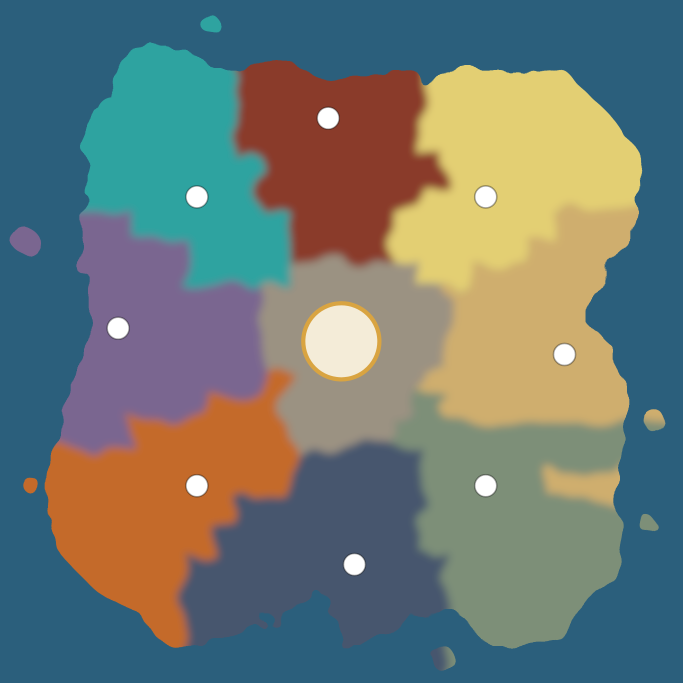
#> input picture docs/art/board-guide.png, 2048 x 2048 px (shown at 1/3 size)
$ python realm-map.py
#> lines starting #> are read from the running program, lines starting #| are printed output that depends on the picture; after the words box and inside, x2 and y2 are one past the last pixel; in counts of white or black regions, pixels touching at a corner belong together
#> in main, img is the input picture: shape (2048, 2048, 3); mean R, G, B 109.8, 121.1, 115.4
#!/usr/bin/env python3
"""
The world map for the quest's menu, traced from the board game's map so the two always match.

Reads docs/art/board-guide.png (the board's countries as flat colours, the capitals as white dots
and the Throne disc), classifies every pixel by the nearest country colour, shrinks the picture to
a SIZE x SIZE grid (each cell takes the most common class in its block), tidies stray cells, finds
each capital dot and each country's label point, and writes quest/src/data/realmMap.ts.

Run again whenever the board's borders change:  python3 quest/tools/realm-map.py
"""

import sys
from pathlib import Path

import numpy as np
from PIL import Image

ROOT = Path(__file__).resolve().parents[2]
SRC = ROOT / 'docs/art/board-guide.png'
OUT = ROOT / 'quest/src/data/realmMap.ts'
SIZE = 128

# Class id -> (key char, realm place id, board colour). Order matters: index 0 is the sea.
CLASSES = [
    ('.', 'sea', (43, 95, 124)),
    ('x', 'xaragua', (46, 163, 160)),
    ('a', 'ardencia', (138, 59, 42)),
    ('z', 'zetwal', (227, 207, 115)),
    ('d', 'al_doria', (207, 174, 110)),
    ('s', 'skarragol', (125, 143, 120)),
    ('k', 'kuroshi', (71, 86, 110)),
    ('j', 'jwaladesh', (196, 106, 42)),
    ('m', 'aldermoor', (122, 102, 144)),
    ('t', 'seat', (156, 143, 127)),
]
# Extra colours that belong to a class: the Throne disc and its gold ring are the Seat.
EXTRA = [(244, 236, 216, 9), (217, 164, 65, 9)]
# Label points are the middle of each mainland, nudged where two names would collide in the menu's
# small font (cells; the name is drawn just above its point, which stays inside the country).
NUDGE = {'ardencia': (-3, -10), 'zetwal': (6, -5), 'kuroshi': (0, 12)}
WHITE = -1  # a capital dot: filled from its neighbours
UNSURE = -2  # a blended pixel on a border: filled from its neighbours
SPECK = 12  # smaller inland pieces of a country are blends, not territory
PURE = 28  # how far (RGB distance) a pixel may be from its colour and still count


def classify(img: np.ndarray) -> np.ndarray:
    cols = [c[2] for c in CLASSES] + [e[:3] for e in EXTRA]
    ids = list(range(len(CLASSES))) + [e[3] for e in EXTRA]
    pal = np.array(cols, dtype=np.float32)
    flat = img.reshape(-1, 3).astype(np.float32)
    d = ((flat[:, None, :] - pal[None, :, :]) ** 2).sum(-1)
    out = np.array(ids)[d.argmin(1)].reshape(img.shape[:2])
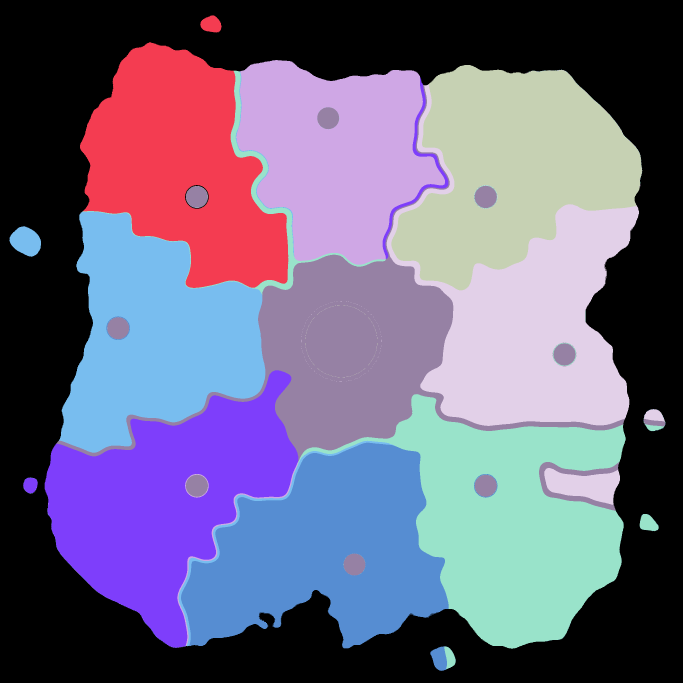
#> out: shape (2048, 2048) int64 (shown at 1/3 size); 10 distinct labels, from 0 to 9; one colour per label, 0 black
    # Blurred borders blend two colours into something near a third (red + yellow reads as tan):
    # only clear pixels count; the rest are filled from their neighbours.
    out[d.min(1).reshape(img.shape[:2]) > PURE ** 2] = UNSURE
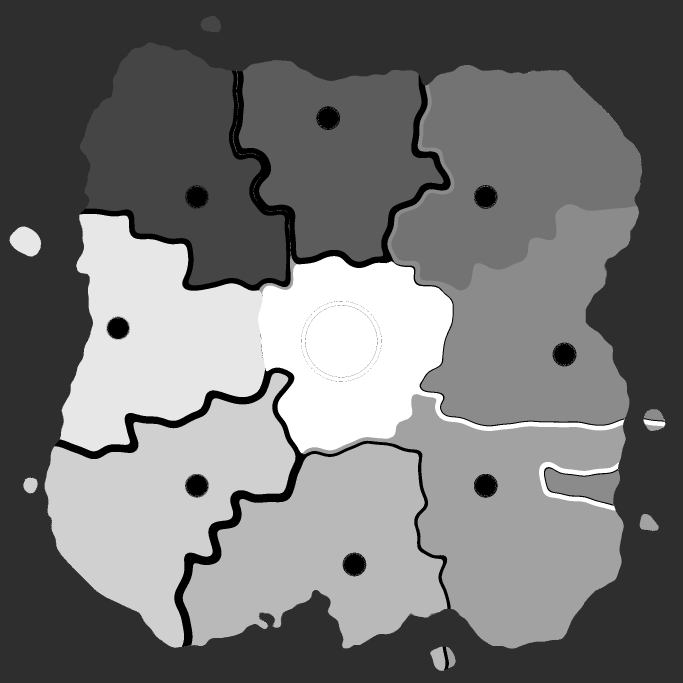
#> out: shape (2048, 2048) int64 (shown at 1/3 size); min -2, max 9, mean 3; drawn with min black and max white
    white = (img >= 250).all(-1)
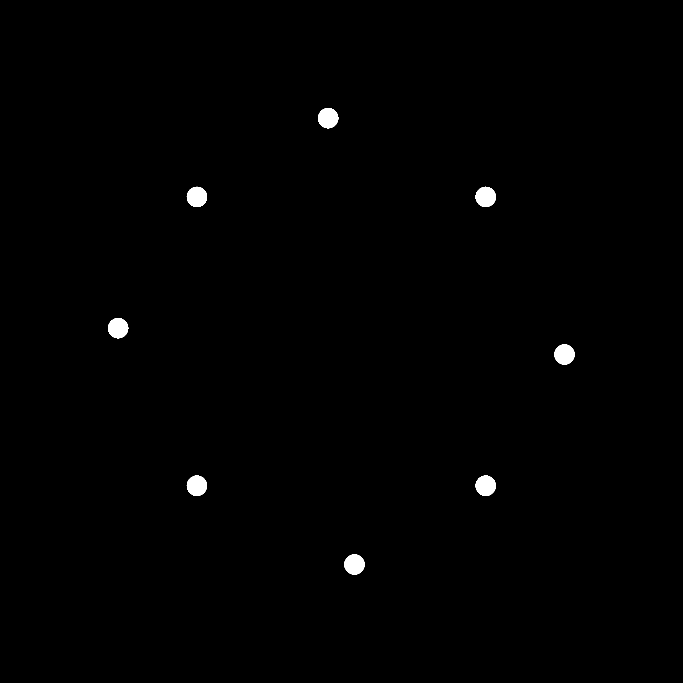
#> white: shape (2048, 2048) bool (shown at 1/3 size); 0.55% white; 8 white regions, largest, box (x1, y1, x2, y2) and area: (560, 560, 621, 621) 2877, (560, 1427, 621, 1488) 2877, (1427, 560, 1487, 621) 2876
    out[white] = WHITE
    return out


def block_mode(cls: np.ndarray, n: int) -> np.ndarray:
#> called with n = 128
    h, w = cls.shape
#> h = 2048; w = 2048
    grid = np.full((n, n), WHITE, dtype=np.int32)
    for gy in range(n):
        for gx in range(n):
            block = cls[gy * h // n:(gy + 1) * h // n, gx * w // n:(gx + 1) * w // n].ravel()
            block = block[block >= 0]
            if block.size:
                grid[gy, gx] = np.bincount(block, minlength=len(CLASSES)).argmax()
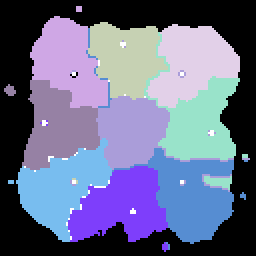
#> grid: shape (128, 128) int32 (shown 2 times larger); 11 distinct labels, from -1 to 9; one colour per label, 0 black, -1 white
    return grid


def neighbour_mode(grid: np.ndarray, y: int, x: int, skip=(WHITE,)) -> int:
    vals = []
    for dy in (-1, 0, 1):
        for dx in (-1, 0, 1):
            yy, xx = y + dy, x + dx
            if (dy or dx) and 0 <= yy < grid.shape[0] and 0 <= xx < grid.shape[1] and grid[yy, xx] not in skip:
                vals.append(grid[yy, xx])
    return int(np.bincount(vals).argmax()) if vals else 0


def tidy(grid: np.ndarray) -> np.ndarray:
    g = grid.copy()
    # Fill capital dots from their neighbours, then clear blends: specks, thin strips along borders
    # and lone cells (blurred borders mix two colours into something near a third).
    for _ in range(6):
        for y, x in zip(*np.where(g == WHITE)):
            g[y, x] = neighbour_mode(g, y, x)
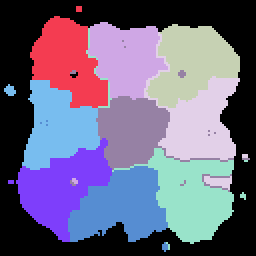
#> g: shape (128, 128) int32 (shown 2 times larger); 10 distinct labels, from 0 to 9; one colour per label, 0 black
    # Specks: a piece of a country smaller than SPECK cells with no sea around it is a border blend.
    for i in range(1, len(CLASSES)):
        for comp in components(g == i):
            if len(comp) >= SPECK:
                continue
            coast = any(
                0 <= y + dy < g.shape[0] and 0 <= x + dx < g.shape[1] and g[y + dy, x + dx] == 0
                for y, x in comp
                for dy, dx in ((1, 0), (-1, 0), (0, 1), (0, -1))
            )
            if not coast:
                for y, x in comp:
                    g[y, x] = neighbour_mode(g, y, x, skip=(WHITE, i))
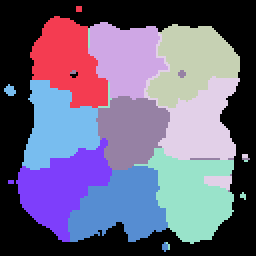
#> g: shape (128, 128) int32 (shown 2 times larger); 10 distinct labels, from 0 to 9; one colour per label, 0 black
    # Thin strips: a land cell whose own country holds under a third of the 5 x 5 cells around it is
    # a blend along a border; it joins the biggest neighbouring country.
    for _ in range(2):
        h, w = g.shape
        nxt = g.copy()
        for y in range(h):
            for x in range(w):
                if g[y, x] <= 0:
                    continue
                win = g[max(0, y - 2):y + 3, max(0, x - 2):x + 3].ravel()
                counts = np.bincount(win[win >= 0], minlength=len(CLASSES))
                if counts[g[y, x]] * 3 < win.size:
                    land = counts.copy()
                    land[0] = 0
                    land[g[y, x]] = 0
                    if land.max() > counts[g[y, x]]:
                        nxt[y, x] = int(land.argmax())
        g = nxt
    out = g.copy()
    for y in range(g.shape[0]):
        for x in range(g.shape[1]):
            if g[y, x] == 0:
                continue
            same = sum(
                1
                for dy in (-1, 0, 1)
                for dx in (-1, 0, 1)
                if (dy or dx) and 0 <= y + dy < g.shape[0] and 0 <= x + dx < g.shape[1] and g[y + dy, x + dx] == g[y, x]
            )
            if same <= 1:
                out[y, x] = neighbour_mode(g, y, x)
    return out


def components(mask: np.ndarray) -> list[list[tuple[int, int]]]:
    seen = np.zeros_like(mask, dtype=bool)
    comps = []
    for y, x in zip(*np.where(mask)):
        if seen[y, x]:
            continue
        stack, comp = [(y, x)], []
        seen[y, x] = True
        while stack:
            cy, cx = stack.pop()
            comp.append((cy, cx))
            for ny, nx in ((cy + 1, cx), (cy - 1, cx), (cy, cx + 1), (cy, cx - 1)):
                if 0 <= ny < mask.shape[0] and 0 <= nx < mask.shape[1] and mask[ny, nx] and not seen[ny, nx]:
                    seen[ny, nx] = True
                    stack.append((ny, nx))
        comps.append(comp)
    return comps


def main() -> None:
    img = np.array(Image.open(SRC).convert('RGB'))
    cls = classify(img)
    grid = tidy(block_mode(cls, SIZE))
    k = SIZE / img.shape[0]
#> k = 0.0625

    # Capitals: the white dots on the board, each in the country around it.
    capitals: dict[str, tuple[int, int]] = {}
    for comp in components(cls == WHITE):
        if len(comp) < 400:
            continue
        py = sum(p[0] for p in comp) / len(comp)
        px = sum(p[1] for p in comp) / len(comp)
        cy, cx = py * k, px * k
        # The country around the dot: the commonest class on a ring just outside it (the dot has a
        # grey rim that would read as another country).
        ring = [
            cls[int(py + 60 * np.sin(a)), int(px + 60 * np.cos(a))]
            for a in np.linspace(0, 2 * np.pi, 48, endpoint=False)
        ]
        ring = [r for r in ring if r > 0]
        place = CLASSES[int(np.bincount(ring).argmax())][1] if ring else 'sea'
        if place in ('sea', 'seat'):
            sys.exit(f'capital dot at {cx:.0f},{cy:.0f} is not inside a country')
        capitals[place] = (round(cx), round(cy))
        # The dot itself (and its rim) is that country's ground.
        ci = next(i for i, c in enumerate(CLASSES) if c[1] == place)
        for yy in range(int(cy) - 3, int(cy) + 4):
            for xx in range(int(cx) - 3, int(cx) + 4):
                if (yy - cy) ** 2 + (xx - cx) ** 2 <= 9:
                    grid[yy, xx] = ci
#> this loop made 8 passes
#> (py, px, cy, cx, place, ci) on passes 1 to 8: (354, 984.1, 22.13, 61.51, 'ardencia', 2), (590.3, 590.3, 36.89, 36.9, 'xaragua', 1), (590.3, 1456.7, 36.89, 91.04, 'zetwal', 3), (984.1, 353.9, 61.51, 22.12, 'aldermoor', 8), (1062.9, 1693, 66.43, 105.8, 'al_doria', 4), (1456.7, 590.3, 91.04, 36.9, 'jwaladesh', 7), (1456.7, 1456.7, 91.04, 91.04, 'skarragol', 5), (1693, 1062.9, 105.8, 66.43, 'kuroshi', 6)
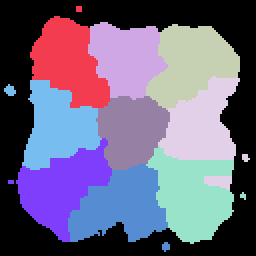
#> grid: shape (128, 128) int32 (shown 2 times larger); 10 distinct labels, from 0 to 9; one colour per label, 0 black
#> after the loop, capitals = {'ardencia': (62, 22), 'xaragua': (37, 37), 'zetwal': (91, 37), 'aldermoor': (22, 62), 'al_doria': (106, 66), 'jwaladesh': (37, 91), 'skarragol': (91, 91), 'kuroshi': (66, 106)}
    # The Seat's "capital" is the Throne disc's centre.
    seat = np.argwhere(grid == 9)
#> seat = 1005 pairs, first value 48 to 84, second value 48 to 84
    disc = np.argwhere(block_mode(cls, SIZE) == 9)
#> disc = 1082 pairs, first value 20 to 95, second value 35 to 124
    capitals['seat'] = (round(float(disc[:, 1].mean())), round(float(disc[:, 0].mean()))) if disc.size else (SIZE // 2, SIZE // 2)
    assert seat.size

    # Label points: the middle of each country's mainland (its largest piece).
    labels: dict[str, tuple[int, int]] = {}
    for i, (_, place, _) in enumerate(CLASSES[1:], start=1):
        biggest = max(components(grid == i), key=len)
        lx = round(sum(p[1] for p in biggest) / len(biggest)) + NUDGE.get(place, (0, 0))[0]
        ly = round(sum(p[0] for p in biggest) / len(biggest)) + NUDGE.get(place, (0, 0))[1]
        if grid[ly, lx] != i:
            sys.exit(f'the label point for {place} ({lx},{ly}) is outside it: change NUDGE')
        labels[place] = (lx, ly)
#> this loop made 6 passes
#> (lx, ly) on passes 1 to 6: (34, 31), (60, 19), (101, 26), (100, 62), (96, 97), (60, 115)
#> after the loop, labels = {'xaragua': (34, 31), 'ardencia': (60, 19), 'zetwal': (101, 26), 'al_doria': (100, 62), 'skarragol': (96, 97)}

    missing = [c[1] for c in CLASSES[1:] if c[1] not in capitals]
    if missing:
        sys.exit(f'no capital dot found for {missing}')

    rows = [''.join(CLASSES[v][0] for v in row) for row in grid]
    key = ', '.join(f"'{c[0]}': '{c[1]}'" for c in CLASSES)
    colours = ', '.join(f"{c[1]}: 0x{c[2][0]:02x}{c[2][1]:02x}{c[2][2]:02x}" for c in CLASSES)
    pts = lambda d: ', '.join(f'{p}: {{ x: {x}, y: {y} }}' for p, (x, y) in d.items())
    body = '\n'.join(f"    '{r}'," for r in rows)
    OUT.write_text(
        f"""// The realm map for the menu, traced from the board game's map (docs/art/board-guide.png) by
// tools/realm-map.py, so the quest's world has the board's coastlines, borders and capitals.
// Generated: do not edit by hand; run `python3 quest/tools/realm-map.py` after the board changes.

export interface RealmMapData {{
  width: number;
  height: number;
  /** One character per cell (see `key`); rows top to bottom. */
  rows: readonly string[];
  /** Cell character -> realm place id ('sea' for water). */
  key: Readonly<Record<string, string>>;
  /** Each place's colour on the board. */
  colours: Readonly<Record<string, number>>;
  /** Each place's capital (the board's white dot; the Throne for the Seat), in cells. */
  capitals: Readonly<Record<string, {{ x: number; y: number }}>>;
  /** Where each place's name goes (the middle of its mainland), in cells. */
  labels: Readonly<Record<string, {{ x: number; y: number }}>>;
}}

export const REALM_MAP: RealmMapData = {{
  width: {SIZE},
  height: {SIZE},
  key: {{ {key} }},
  colours: {{ {colours} }},
  capitals: {{ {pts(capitals)} }},
  labels: {{ {pts(labels)} }},
  rows: [
{body}
  ],
}};
"""
    )
    print(f'wrote {OUT.relative_to(ROOT)}: {SIZE}x{SIZE}, capitals {capitals}')


if __name__ == '__main__':
#> (the run stopped early here; a loop or call above may not have finished)
